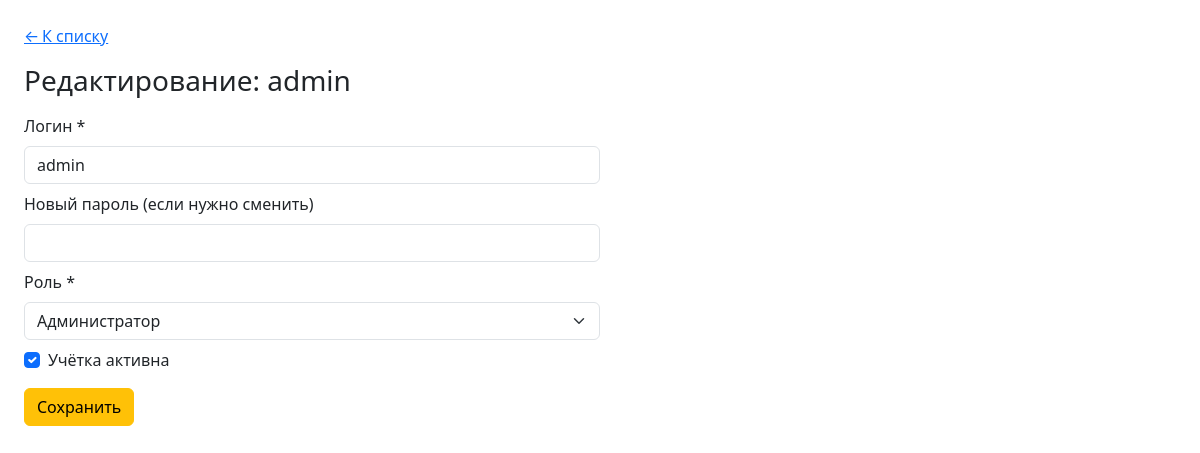
Screenshot of /admin/users/edit.php?id=4 (signed in) with the database file from the repository.
### tables this page shows
CREATE TABLE `users` (
  `id` int(11) NOT NULL,
  `username` varchar(60) NOT NULL,
  `pass_hash` char(60) NOT NULL,
  `role_id` int(11) NOT NULL,
  `staff_id` int(11) DEFAULT NULL,
  `parent_id` int(11) DEFAULT NULL,
  `is_active` tinyint(1) DEFAULT '1'
);

### admin/users/edit.php (the view, shortened to what this page needs)
<?php
require_once __DIR__.'/../../config.php';
$id = (int)($_GET['id'] ?? 0);
$user = $pdo->prepare("SELECT * FROM users WHERE id=?");
$user->execute([$id]);
$user = $user->fetch();
$roles   = [1=>'Администратор', 2=>'Воспитатель', 3=>'Родитель'];
?>
<!doctype html><html lang="ru"><head>
<link href="https://cdn.jsdelivr.net/npm/bootstrap@5.3.3/dist/css/bootstrap.min.css" rel="stylesheet">
</head><body class="p-4">
<a href="../index.php?section=users">← К списку</a>
<h3 class="my-3">Редактирование: <?=htmlspecialchars($user['username'])?></h3>
<form method="post" class="w-50" id="editForm">
  <div class="mb-2">
     <label class="form-label">Логин *</label>
     <input name="username" class="form-control" value="<?=htmlspecialchars($user['username'])?>" required>
  </div>
  <div class="mb-2">
     <label class="form-label">Новый пароль (если нужно сменить)</label>
     <input name="password" type="password" class="form-control">
  </div>
  <div class="mb-2">
     <label class="form-label">Роль *</label>
     <select name="role_id" id="roleSel" class="form-select" required>
        <?php foreach($roles as $rid=>$rname):?>
          <option value="<?=$rid?>" <?=$rid==$user['role_id']?'selected':''?>><?=$rname?></option>
        <?php endforeach;?>
     </select>
  </div>
  <div class="form-check mb-3">
     <input class="form-check-input" type="checkbox" name="is_active" id="act" <?=$user['is_active']?'checked':''?>>
     <label class="form-check-label" for="act">Учётка активна</label>
  </div>
  <button class="btn btn-warning">Сохранить</button>
</form>
</body></html>

### rows the page displays
users: username "admin", role_id "Администратор", is_active "☑"
